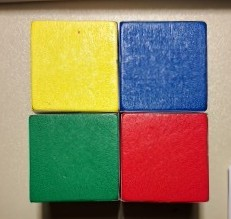
#> input picture Wuerfel.jpg, 231 x 219 px, given in place of the camera
$ jupyter execute --allow-errors color_block_position.ipynb
#> lines starting #> are read from the running program, lines starting #| are printed output that depends on the picture; after the words box and inside, x2 and y2 are one past the last pixel; in counts of white or black regions, pixels touching at a corner belong together
#> further down, frame is the input picture: shape (219, 231, 3); mean B, G, R 101.1, 126.9, 140.1
#> `frame = cv.resize(frame, (640, 480))`:
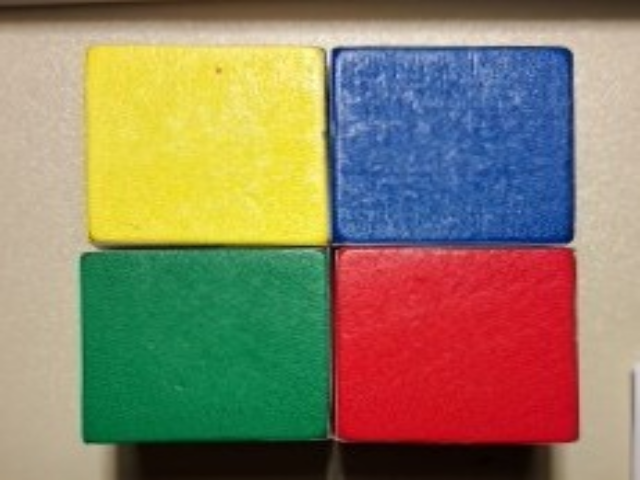
#> frame: shape (480, 640, 3); mean B, G, R 101, 126.7, 140
#> `cv.putText(frame, 'eMurg', (40,80), font, 1, (0,255,50), 2, cv.LINE_AA)`:
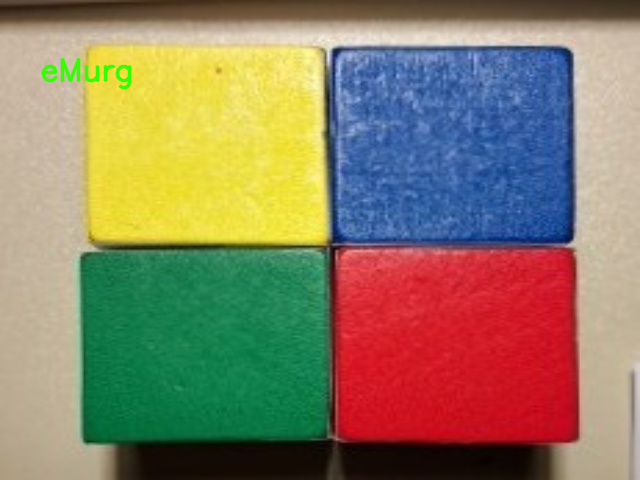
#> frame: shape (480, 640, 3); 0.4% of pixels changed, all inside (x1, y1, x2, y2) = (41, 58, 132, 90)
[cell 1]
#Experiment zur Positionierung von Farbblöcken

# Der Hauptzweck der Farbblock-Positionierung besteht darin, die Funktion zur Erkennung von Farbblöcken weiterzuentwickeln.
# Das Prinzip besteht darin, die Entfernungs- und Positionsdaten des Farbblocks zur Kamera zu ermitteln
# und diese durch Berechnung der Koordinaten des Mittelpunkts des Farbblocks auf dem Kamerabildschirm zu bewerten,
# wodurch die Positionierung des Farbblocks realisiert wird.
# Die Versuchsergebnisse zeigen, dass der Mittelpunkt des Farbblocks stets so ermittelt wird, dass er der Bewegung folgt.

[cell 2]
import cv2 as cv
import threading
import random
from time import sleep
import ipywidgets as widgets
from IPython.display import display
#from positioning import color_follow

def bgr8_to_jpeg(value, quality=75):
    #return bytes(cv.imencode('.jpg', value)[1])
    return cv.imencode('.jpg', value)[1].tobytes()

[cell 3]
# [21 lines left out: function follow_function, not called in this run]

[cell 4]
import numpy as np

# [21 lines left out: function follow_color_, not called in this run]

[cell 5]
button_layout = widgets.Layout(width='200px', height='100px', align_self='center')
# Output widget Output widget
output = widgets.Output()

# Color tracking Color tracking
color_follow = widgets.Button(description='color_follow', button_style='success', layout=button_layout)

# Select color Select color
# widgets.ToggleButtons(...): Erzeugt eine Reihe von nebeneinanderliegenden Buttons. Es kann immer nur einer gleichzeitig ausgewählt sein (ähnlich wie bei Radio-Buttons).
# options=['red', 'green', 'blue', 'yellow']: Definiert die Beschriftung der Buttons und die Werte, die du auswählen kannst [2, 5].
# button_style='success': Legt das Farbschema fest. 'success' färbt den aktuell ausgewählten Button in der Regel grün ein [1, 4]. Andere Optionen wären z. B. 'info' (blau) oder 'danger' (rot).
# tooltips=[...]: Bestimmt den Text, der erscheint, wenn man mit der Maus über einen Button fährt [2, 5]. (Hinweis: In deinem Code-Schnipsel passen die Tooltip-Texte inhaltlich nicht ganz zu den Farben, da sie von "slow" und "regular" sprechen).
# choose_color: Das ist der Name der Variable, in der das Widget gespeichert wird. Über choose_color.value kannst du später im Code abfragen, welche Farbe der Nutzer angeklickt hat.
choose_color = widgets.ToggleButtons(
    options=['red', 'green', 'blue', 'yellow'],
    button_style='success',
    tooltips=['Description of slow', 'Description of regular', 'Description of fast'])

# Cancel tracking Cancel tracking
follow_cancel = widgets.Button(description='follow_cancel', button_style='danger', layout=button_layout)

# exit exit
exit_button = widgets.Button(description='Exit', button_style='danger', layout=button_layout)

# Image widget Image widget
imgbox = widgets.Image(format='jpg', height=480, width=640, layout=widgets.Layout(align_self='auto'))

# Vertical layout Vertical layout
img_box = widgets.VBox([imgbox, choose_color], layout=widgets.Layout(align_self='auto'))

# Vertical layout Vertical layout
Slider_box = widgets.VBox([color_follow,follow_cancel,exit_button], layout=widgets.Layout(align_self='auto'))

# Horizontal layout Horizontal layout
controls_box = widgets.HBox([img_box, Slider_box], layout=widgets.Layout(align_self='auto'))
# ['auto', 'flex-start', 'flex-end', 'center', 'baseline', 'stretch', 'inherit', 'initial', 'unset']

display(controls_box)


def on_color_change(change):
    color = change['new']
    print(f"Du hast die Farbe {change['new']} ausgewählt!")

choose_color.observe(on_color_change, names='value')


def on_exit_button_clicked(a):
    print("Exit-Button clicked")

exit_button.on_click(on_exit_button_clicked)

[cell 6]
# [28 lines left out: function camera, not called in this run]

[cell 7]
global color, model

cap = cv.VideoCapture(0)
# [7 lines of commented-out code are left out]
color_hsv = {
    "red" : ((0, 143, 163), (11, 255, 255)),
    "green" : ((55, 80, 66), (78, 255, 255)),
    "blue" : ((110, 100, 121), (117, 255, 255)),
    "yellow": ((26, 100, 91), (32, 255, 255))
}

#> (the rest of this cell did not finish here and is left out)
